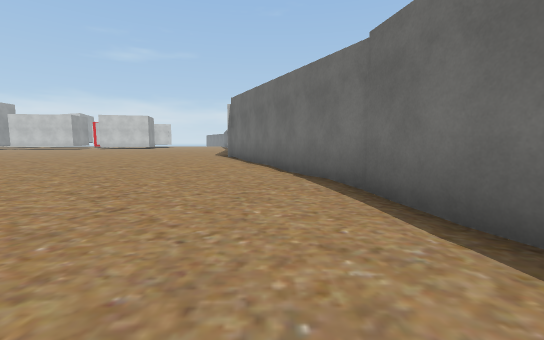
View 1 (above)

22 first-person views from a walk through a 3-D level made in the Unity game engine. The camera is 1.2 m above the floor, tilts 6° down and sees 90° across. The floor is counted in squares, 2 m on a side. Each view is taken from the middle of a square. On the plan, view 1 faces up. The plan holds only what a view shows up to about 9 squares ahead; the rest is blank. The place goes on beyond the plan. The player is left out. Some surface patterns are stand-ins.

View 2
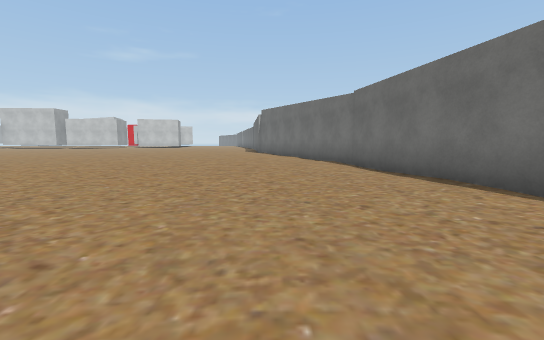

View 3
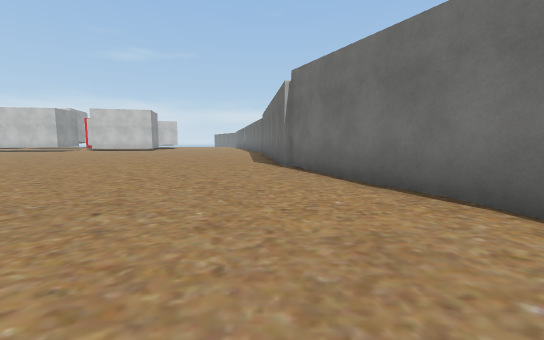

View 4
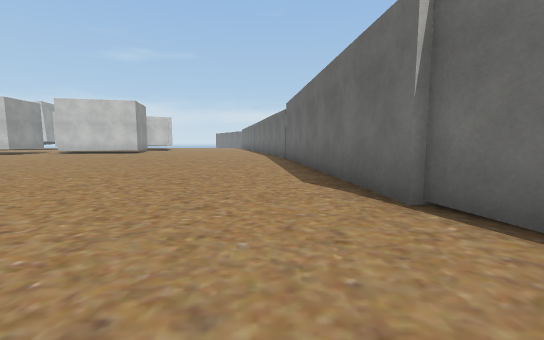

View 5
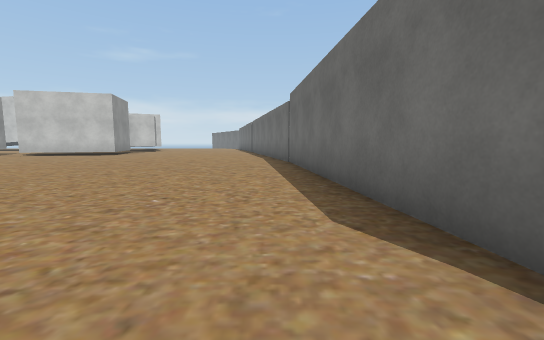

View 6
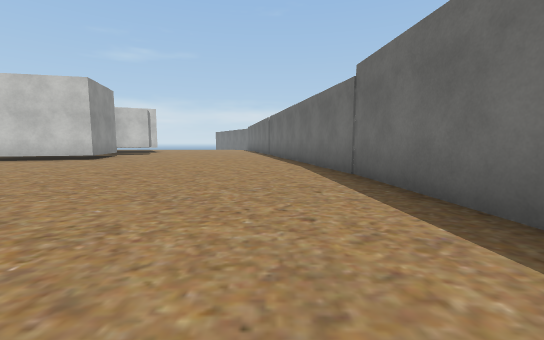

View 7
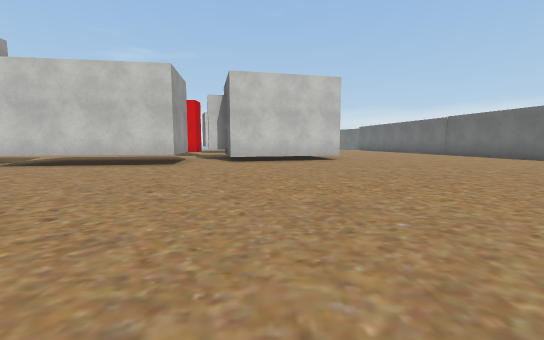

View 8
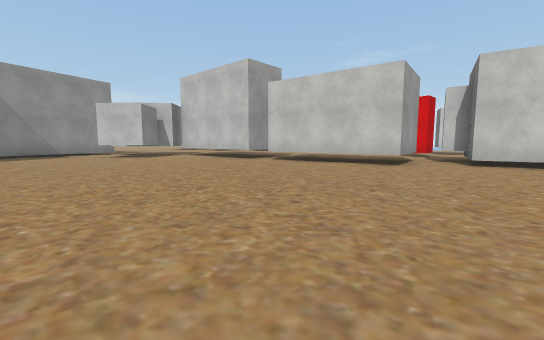

View 9
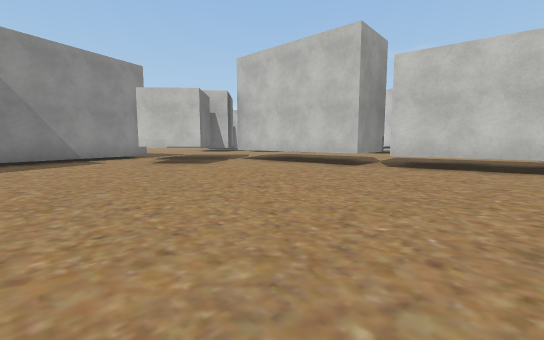

View 10
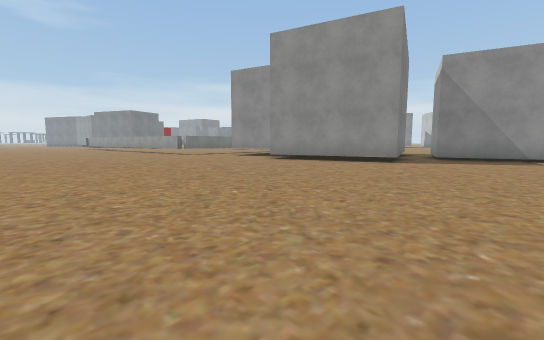

View 11
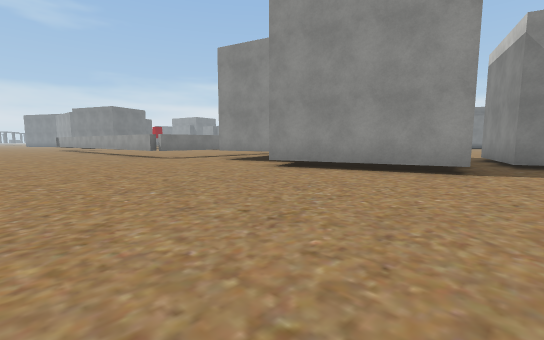

View 12
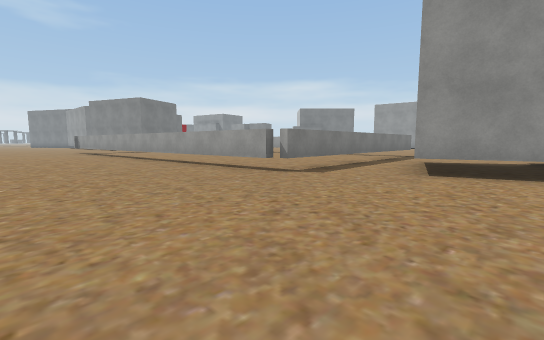

View 13
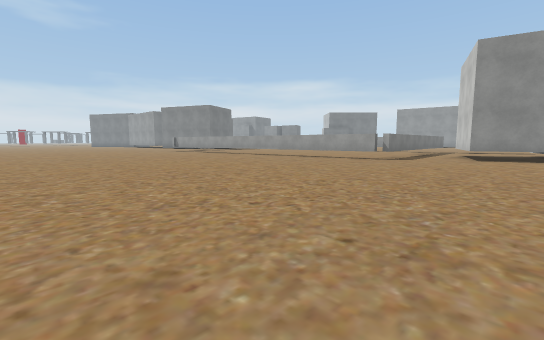

View 14
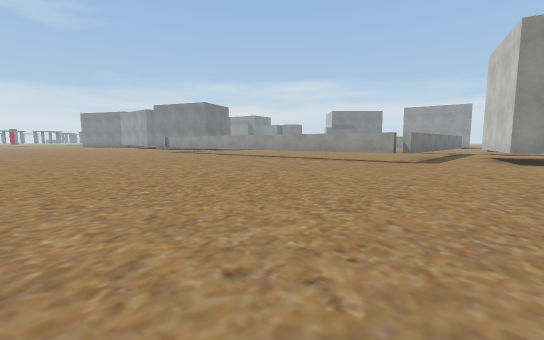

View 15
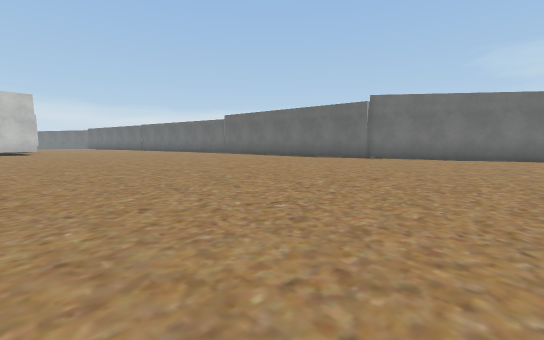

View 16
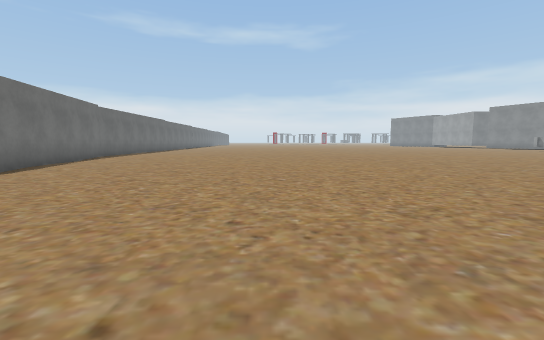

View 17
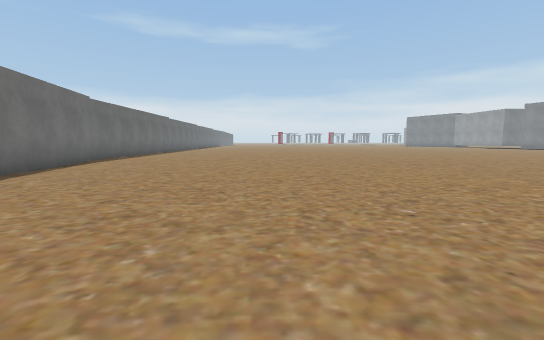

View 18
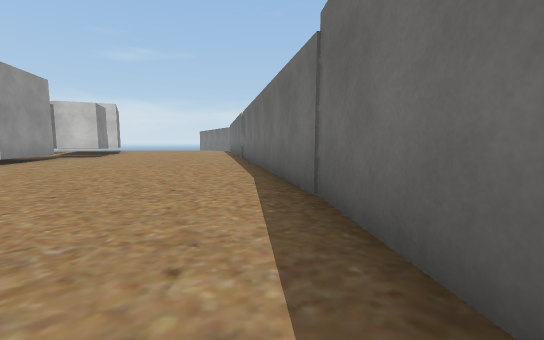

View 19
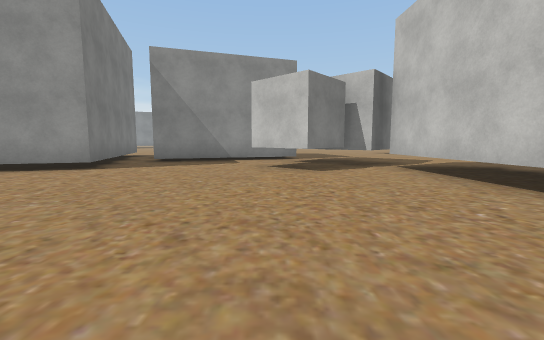

View 20
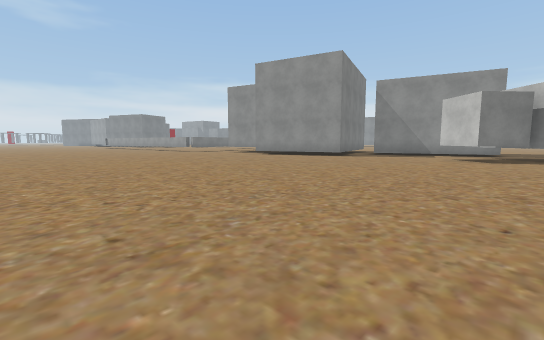

View 21
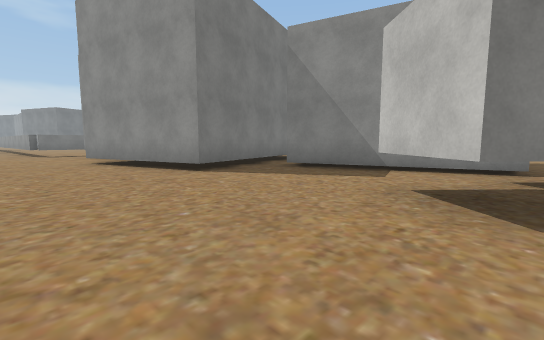

View 22
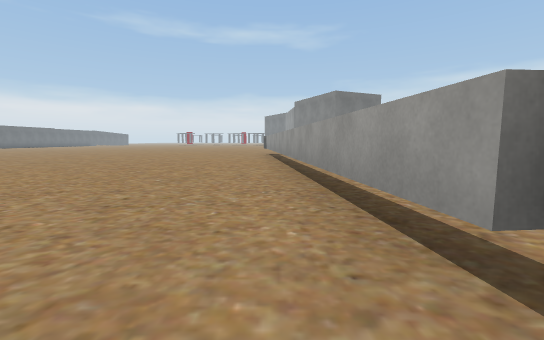

### Floor plan
Key: @ floor where view 1 was taken; # wall or solid block; . floor; T thing the floor can be seen under or through.
Columns run from 28 left of view 1 to 3 right of it. Each row starts with its distance up from view 1.
 23               #   #......#
 22   ...    ..  ######......#
 21   ...    T   #...........#
 20   ...    TTTTT...........#
 19     TTTTTT...............##
 18     #.....................#
 17 ..####....................#
 16   #. #....................#
 15   #.......................#
 14   #.......................#
 13  ###......................#
 12 ##...#.......... .........#
 11  #####.......... .........##
 10      ##......... ..........#
  9       #......... ..........##
  8      ##......... ...........#
  7      #......................##
  6      #.......................#
  5  .. ##...........  ..........#
  4   ...............  ..........##
  3   ######.........   ..........#
  2        #.........  ...........#
  1        #......... ............#
  0        #....................@.#
 -1        #......................##
 -2        #.......................#
 -3        #.......................#
 -4        #.......................#

Where each view was taken, in squares from view 1:
view 1: 0 up, 0 right, facing up
view 2: 4 down, 1 left, facing up
view 3: 4 up, 2 left, facing up
view 4: 8 up, 3 left, facing up
view 5: 10 up, 3 left, facing up
view 6: 13 up, 4 left, facing up
view 7: 13 up, 12 left, facing up
view 8: 13 up, 12 left, facing up-left
view 9: 13 up, 16 left, facing up-left
view 10: 15 up, 15 left, facing down-left
view 11: 13 up, 17 left, facing down-left
view 12: 7 up, 17 left, facing down-left
view 13: 7 up, 12 left, facing down-left
view 14: 6 up, 13 left, facing down-left
view 15: 6 up, 11 left, facing up-right
view 16: 7 up, 4 left, facing down
view 17: 5 up, 3 left, facing down
view 18: 15 up, 3 left, facing up
view 19: 16 up, 17 left, facing left
view 20: 18 up, 13 left, facing down-left
view 21: 17 up, 20 left, facing down-left
view 22: 4 up, 20 left, facing down
